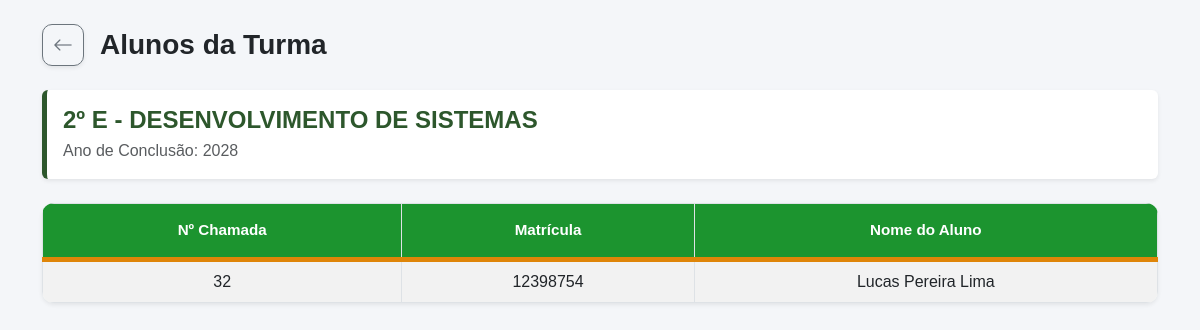
The app's page /turmas/visualizar_turma.php?id=4, older data.
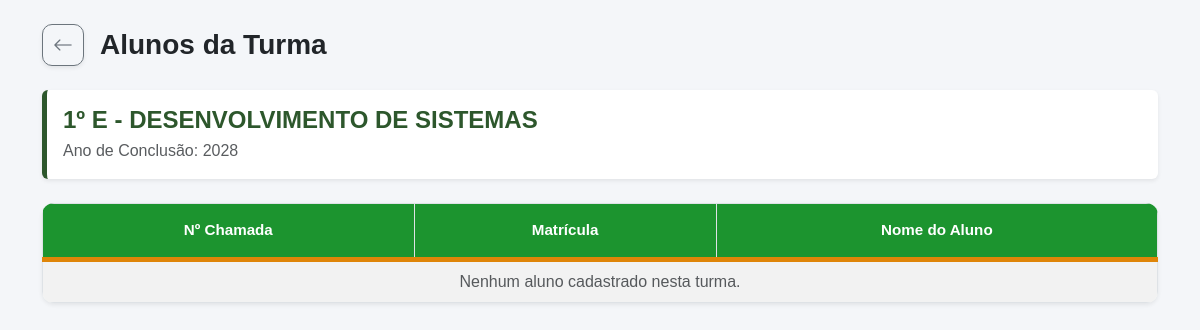
The same page, newer data.
### tables this page shows
CREATE TABLE `turmas` (
  `id_turma` int(11) NOT NULL,
  `curso` varchar(100) NOT NULL,
  `identificador_curso` varchar(1) NOT NULL,
  `ano_conclusao` year(4) NOT NULL,
  `serie_atual` varchar(10) NOT NULL
);

CREATE TABLE `alunos` (
  `id_aluno` int(11) NOT NULL,
  `nome_aluno` varchar(255) NOT NULL,
  `numero_chamada` int(3) DEFAULT NULL,
  `matricula` int(11) NOT NULL,
  `fk_id_turma` int(11) DEFAULT NULL
);

### turmas/visualizar_turma.php (the view, shortened to what this page needs)
<?php session_start();
include('../includes/conexao.php');
$id_turma = mysqli_real_escape_string($conn, $_GET['id']);
$sqlTurma = "SELECT * FROM turmas WHERE id_turma = '$id_turma'";
$resTurma = mysqli_query($conn, $sqlTurma);
$dadosTurma = mysqli_fetch_assoc($resTurma);
$sqlAlunos = "SELECT * FROM alunos WHERE fk_id_turma = '$id_turma' ORDER BY numero_chamada ASC";
$resAlunos = mysqli_query($conn, $sqlAlunos);
?>
<!DOCTYPE html>
<html lang="en">
<head>
    <link href="https://cdn.jsdelivr.net/npm/bootstrap@5.3.0/dist/css/bootstrap.min.css" rel="stylesheet">
    <link rel="stylesheet" href="https://cdn.jsdelivr.net/npm/bootstrap-icons@1.11.1/font/bootstrap-icons.css">
    <link rel="stylesheet" href="lista.css">
</head>
<body>
    <div class="container mt-4">
        <div class="d-flex align-items-center gap-3 mt-3 mb-4">
            <a href="index.php"
                class="btn btn-outline-secondary shadow-sm d-inline-flex align-items-center justify-content-center"
                style="height: 42px; width: 42px; min-width: 42px; border-radius: 10px;">
                <i class="bi bi-arrow-left fs-5"></i>
            </a>
            <h2 class="fw-bold m-0 text-dark fs-3 text-truncate">Alunos da Turma</h2>
        </div>
        <div class="card border-0 shadow-sm mb-4" style="border-left: 5px solid #2d572c !important;">
            <div class="card-body">
                <h4 class="text-uppercase fw-bold mb-1" style="color: #2d572c;">
                    <?= $dadosTurma['serie_atual'] ?>º <?= $dadosTurma['identificador_curso'] ?> -
                    <?= $dadosTurma['curso'] ?>
                </h4>
                <p class="text-muted mb-0">Ano de Conclusão: <?= $dadosTurma['ano_conclusao'] ?></p>
            </div>
        </div>
        <div class="table-container shadow-sm mb-4">
            <div class="table-responsive">
                <table class="table table-bordered table-striped table-hover align-middle mb-0">
                    <thead class="thead-verde text-center">
                        <tr>
                            <th>Nº Chamada</th>
                            <th>Matrícula</th>
                            <th>Nome do Aluno</th>
                        </tr>
                    </thead>
                    <tbody>
                        <?php if (mysqli_num_rows($resAlunos) > 0): ?>
                            <?php while ($aluno = mysqli_fetch_assoc($resAlunos)): ?>
                                <tr>
                                    <td class="text-center"><?= $aluno['numero_chamada'] ?></td>
                                    <td class="text-center"><?= $aluno['matricula'] ?></td>
                                    <td class="text-center"><?= $aluno['nome_aluno'] ?></td>
                                </tr>
                            <?php endwhile; ?>
                        <?php else: ?>
                            <tr>
                                <td colspan="3" class="text-center text-muted">Nenhum aluno cadastrado nesta turma.</td>
                            </tr>
                        <?php endif; ?>
                    </tbody>
                </table>
            </div>
        </div>
    </div>
</body>
</html>

Row changes from the older to the newer data that the page shows:
no longer on this page (row edited): alunos: numero_chamada "32", matricula "12398754", nome_aluno "Lucas Pereira Lima"
changed turmas "DESENVOLVIMENTO DE SISTEMAS": serie_atual "2" → "1"
Text that changed along with them:
text now shown: "Nenhum aluno cadastrado nesta turma."
